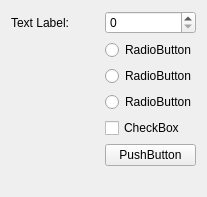
<?xml version="1.0" encoding="UTF-8"?>
<ui version="4.0">
 <class>Form</class>
 <widget class="QWidget" name="Form">
  <property name="geometry">
   <rect>
    <x>0</x>
    <y>0</y>
    <width>188</width>
    <height>189</height>
   </rect>
  </property>
  <property name="sizePolicy">
   <sizepolicy hsizetype="Preferred" vsizetype="Fixed">
    <horstretch>0</horstretch>
    <verstretch>0</verstretch>
   </sizepolicy>
  </property>
  <property name="windowTitle">
   <string>Form</string>
  </property>
  <layout class="QGridLayout" name="gridLayout">
   <property name="sizeConstraint">
    <enum>QLayout::SetDefaultConstraint</enum>
   </property>
   <item row="0" column="0">
    <widget class="QLabel" name="label">
     <property name="text">
      <string>Text Label:         </string>
     </property>
    </widget>
   </item>
   <item row="0" column="1">
    <widget class="QSpinBox" name="spinBox"/>
   </item>
   <item row="1" column="1">
    <widget class="QRadioButton" name="radioButton">
     <property name="text">
      <string>RadioButton</string>
     </property>
    </widget>
   </item>
   <item row="2" column="1">
    <widget class="QRadioButton" name="radioButton_2">
     <property name="text">
      <string>RadioButton</string>
     </property>
    </widget>
   </item>
   <item row="3" column="1">
    <widget class="QRadioButton" name="radioButton_3">
     <property name="text">
      <string>RadioButton</string>
     </property>
    </widget>
   </item>
   <item row="4" column="1">
    <widget class="QCheckBox" name="checkBox">
     <property name="text">
      <string>CheckBox</string>
     </property>
    </widget>
   </item>
   <item row="5" column="1">
    <widget class="QPushButton" name="pushButton">
     <property name="text">
      <string>PushButton</string>
     </property>
    </widget>
   </item>
   <item row="6" column="1">
    <spacer name="horizontalSpacer">
     <property name="orientation">
      <enum>Qt::Horizontal</enum>
     </property>
     <property name="sizeType">
      <enum>QSizePolicy::Expanding</enum>
     </property>
     <property name="sizeHint" stdset="0">
      <size>
       <width>40</width>
       <height>20</height>
      </size>
     </property>
    </spacer>
   </item>
  </layout>
 </widget>
 <resources/>
 <connections/>
</ui>
